Frame 1 (no input): blank canvas, image omitted
Frame 60 (the mouse pressed at the canvas centre just before this capture): blank canvas, image omitted
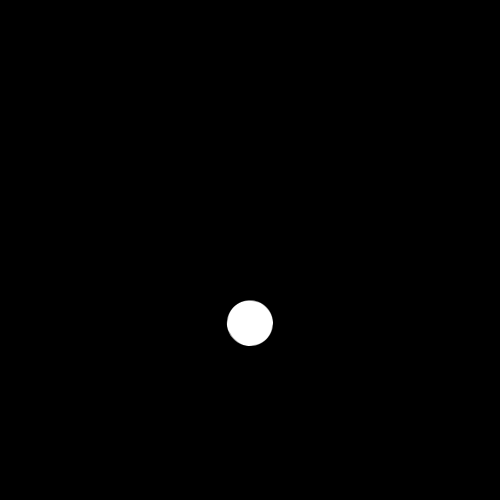
Frame 120 (the mouse held since frame 60 and released just before this capture)

The Processing sketch whose frames 1 and 60 were blank and that drew this single picture after the mouse press (run headless with seeded random() and noise(); from frame 60 on, the mouse is pressed at the canvas centre):

// Processing sketch: verletBalls_01
// ── verletBalls_01.pde
/* OpenProcessing Tweak of *@*http://www.openprocessing.org/sketch/26538*@* */
/* !do not delete the line above, required for linking your tweak if you upload again */
boolean SECONDARY_DRAW = false;

float GRAVITY = 0.04;
int ITERATIONS = 3;
int COLLISION_ITERATIONS = 1;
float TIGHTNESS = 2.1;
float INTERACT_DIST = 15;
float INTERACTON_FORCE = 0.0;

int BALL_COUNT = 80;

Ball[] balls;
int count = 0;

void setup(){
  size(500,500);
  smooth();
  stroke(0,90);
  //noFill();
  balls = new Ball[BALL_COUNT];

  //for(int i = 0; i < BALL_COUNT; i++) 
    //balls[i] = new Ball(random(50, 450),random(30,450),random(5,25), 10, .75);


}


void draw(){
  background(0);

  for(int i = 0; i < count; i++)
  {
    Ball b = balls[i];

    b.update();
    if(!SECONDARY_DRAW)
      b.draw();

    if(mousePressed && b.inPolygon(mouseX, mouseY)){
      if(mouseButton == LEFT)    
        b.airPressure += 0.0005;
      else
        b.airPressure -= 0.0005;

    }

    for(int j = 0; j < count*COLLISION_ITERATIONS; j++)
    {
      if(i!=j%count){
        balls[i].testBall(balls[j%count]); 
      }
    }
  }
  
//  loadPixels();
//  
//  for(int i = 0; i < pixels.length; i++){ 
//    pixels[i] = red(pixels[i]) < 150 ? pixels[i] : color(255);
//  }
//  
//  updatePixels();


}


void mousePressed(){
 balls[count] = new Ball(mouseX, mouseY, random(10,20),30, .05); 
 count++;
}

// ── Ball.pde
class Ball{

  Point[] points;
  Constraint[] sticks;

  float airPressure;

  Ball(float x, float y, float rad, int pointCount, float pressure){

    points = new Point[pointCount];
    sticks = new Constraint[pointCount];

    airPressure = pressure;

    float theta = TWO_PI/pointCount;

    for(int i = 0; i < points.length; i++){
      points[i] = new Point(x+cos(theta*i)*rad, y+sin(theta*i)*rad);
      if(i > 0)
        sticks[i] = new Constraint(points[i], points[i-1]); 
    }

    sticks[0] = new Constraint(points[0], points[points.length-1]);
  } 


  void update(){

    PVector cent = centroid();


    for(int i = 0; i < points.length; i++){
      points[i].accelerate(new PVector(0, GRAVITY));

      float mDst = dist(mouseX, mouseY, points[i].position.x, points[i].position.y);
      if(mDst < INTERACT_DIST){
        PVector pressureForce = new PVector(mouseX, mouseY);
        pressureForce.sub(new PVector(pmouseX, pmouseY));
        pressureForce.mult(mDst*INTERACTON_FORCE);
        points[i].accelerate(pressureForce);
      }


      PVector pressureForce = new PVector(points[i].position.x, points[i].position.y, 0);
      pressureForce.sub(cent);
      pressureForce.mult(airPressure);

      // println(pressureForce);

      points[i].accelerate(pressureForce);

      points[i].simulate(1);
    } 

    for(int i = 0; i < sticks.length*ITERATIONS; i++){
      sticks[i%sticks.length].resolve(); 
    }

    for(int i = 0; i < points.length; i++){
      if(points[i].position.y >= height-5)
        points[i].correct(new PVector(0,points[i].previous.y-points[i].position.y));

      if(points[i].position.y <= 5)
        points[i].correct(new PVector(0,points[i].previous.y+points[i].position.y));

      if(points[i].position.x >= width-5)
        points[i].correct(new PVector(points[i].previous.x-points[i].position.x,0));

      if(points[i].position.x <= 5)
        points[i].correct(new PVector(points[i].previous.x+points[i].position.x,0));

    } 

  } 

  PVector centroid(){
    float centroidX = 0;
    float centroidY = 0;

    for(int i = 0; i <  points.length; i++){
      centroidX += points[i].position.x;
      centroidY += points[i].position.y;
    }

    centroidX /= points.length;
    centroidY /= points.length;

    return new PVector(centroidX, centroidY); 


  }


  boolean inPolygon(float xIn, float yIn){

    int intersections = 0;

    for(int i = 0; i < points.length; i++){
      if(max(points[i].position.y,  points[(i+1)%points.length].position.y) > yIn && min(points[i].position.y,  points[(i+1)%points.length].position.y) < yIn ){

        float m = (points[i].position.y-points[(i+1)%points.length].position.y)/(points[i].position.x-points[(i+1)%points.length].position.x);
        float c = points[i].position.y-(points[i].position.x*m);

        float xPos = (yIn-c)/m;
        //  ellipse(xPos, yIn, 5, 5);

        if(max(points[i].position.x,  points[(i+1)%points.length].position.x) > xPos && min(points[i].position.x,  points[(i+1)%points.length].position.x) < xPos && xPos < xIn ){
          intersections++;
          fill(255,0,0);

        }

      }
    }

    return intersections > 0 && intersections%2 != 0;  
  }

  void draw(){

   // if(inPolygon(mouseX, mouseY))
     // fill(150);
    //else
      fill(255);

    beginShape();

    for(int i = 0; i <= points.length+2; i++){
      //sticks[i].draw();  
      curveVertex(points[i% points.length].position.x, points[i%points.length].position.y);

    }

    endShape();

  }

  void testBall(Ball other){
    if(other == this)
      println("BANG");
    
   
    
    for(int i = 0; i < points.length; i++)
    {
      int count = 0;
      
      
      if(other.centroid().dist(this.centroid())<90 && SECONDARY_DRAW){
        line(points[i].position.x, points[i].position.y, other.centroid().x, other.centroid().y);
                line(centroid().x, centroid().y, other.centroid().x, other.centroid().y);
        
      }
        
      
      while(other.inPolygon(points[i].position.x, points[i].position.y) && count < 10){
        
        PVector cent = centroid();
        cent.sub(points[i].position);
        cent.div(10);
        points[i].correct(cent);
        count++;
      } 
    }

  } 

}








// ── Constraint.pde

class Constraint {

  Point point1;
  Point point2;
  float target;

  Constraint(Point p1, Point p2) {
    point1 = p1;
    point2 = p2;
    target = PVector.dist(point1.position, point2.position);
  }

  void draw() {
    PVector pos1 = point1.position; 
    PVector pos2 = point2.position;
    float deviation = target - PVector.dist(pos1, pos2);
    int color_diff = round(deviation * deviation * 512);
    stroke((128+color_diff), (128-color_diff), (128-color_diff));
    line(pos1.x, pos1.y, pos2.x, pos2.y);
  }

  void resolve() {
    PVector direction = PVector.sub(point2.position, point1.position);
    float len = direction.mag();
    float factor = (len - target) / (len * TIGHTNESS);
    PVector correction = PVector.mult(direction, factor);
    
    point1.correct(correction);
    correction.mult(-1);
    point2.correct(correction);
  }
}


// ── Point.pde


class Point {

  PVector position;
  PVector previous;
  PVector acceleration;

  Point(float x, float y) {
    position = new PVector(x, y);
    previous = new PVector(x, y);
    acceleration = new PVector(0, 0);

  }

  void accelerate(PVector vector) {
    acceleration.add(vector);
  }

  void correct(PVector vector) {
    position.add(vector);
  }

  void simulate(float delta) {
    acceleration.mult(delta*delta);

    PVector pos = PVector.mult(position, 2);
    pos.sub(previous);
    pos.add(acceleration);
    
    previous = position;
    position = pos;
    acceleration.set(0, 0, 0);
  }

  void draw() {
    fill(128, 128, 128);
    ellipse(position.x, position.y, 2.5, 2.5);
  }

  void draw_highlighted() {
    fill(255, 0, 0);
    ellipse(position.x, position.y, 5, 5);
  }
}


class FixedPoint extends Point {
  /*
  We have FixedPoint extend Point so they can live in the same ArrayLists.
  */

  FixedPoint(float x, float y) {
    super(x,y);
  }

  void accelerate(PVector vector) {
  }

  void simulate() {
  }

  void correct(PVector vector) {
  }

  void draw() {
    fill(255, 128, 21);
    ellipse(position.x, position.y, 2.5, 2.5);
  }

  void draw_highlighted() {
    fill(255, 0, 0);
    ellipse(position.x, position.y, 5, 5);
  }
}
